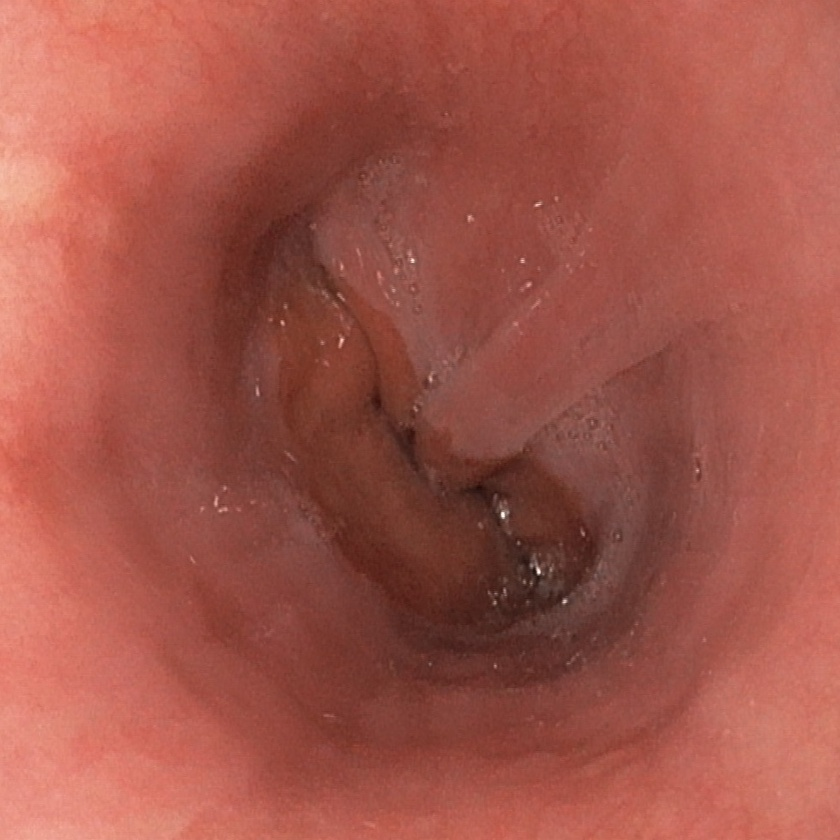
#> input picture filtered_vig_images/clean/00770fe2-9158-468b-bc3b-4a1ff6fd2fea.jpg, 840 x 840 px, shrunk from 984 x 984 before the run
$ python -i filtering.py   (imports and definitions only)   (older library calls are emulated)
#> lines starting #> are read from the running program, lines starting #| are printed output that depends on the picture; after the words box and inside, x2 and y2 are one past the last pixel; in counts of white or black regions, pixels touching at a corner belong together
#> further down, picture is the input picture: shape (840, 840, 3); mean B, G, R 74, 85.4, 161.9
import json
import os
import cv2
import numpy as np

# 1. Đọc danh sách ảnh trùng đã export
# [2 lines not run here, left out]

# 2. Duyệt qua toàn bộ ảnh nguồn để lọc chất lượng (blur, exposure...)
input_dir = "images/1"
output_clean_dir = "filtered_images/clean"
# [1 line not run here, left out]

def crop_circular_roi(image, tol=15):
#> called with tol = 15
    gray = cv2.cvtColor(image, cv2.COLOR_BGR2GRAY)
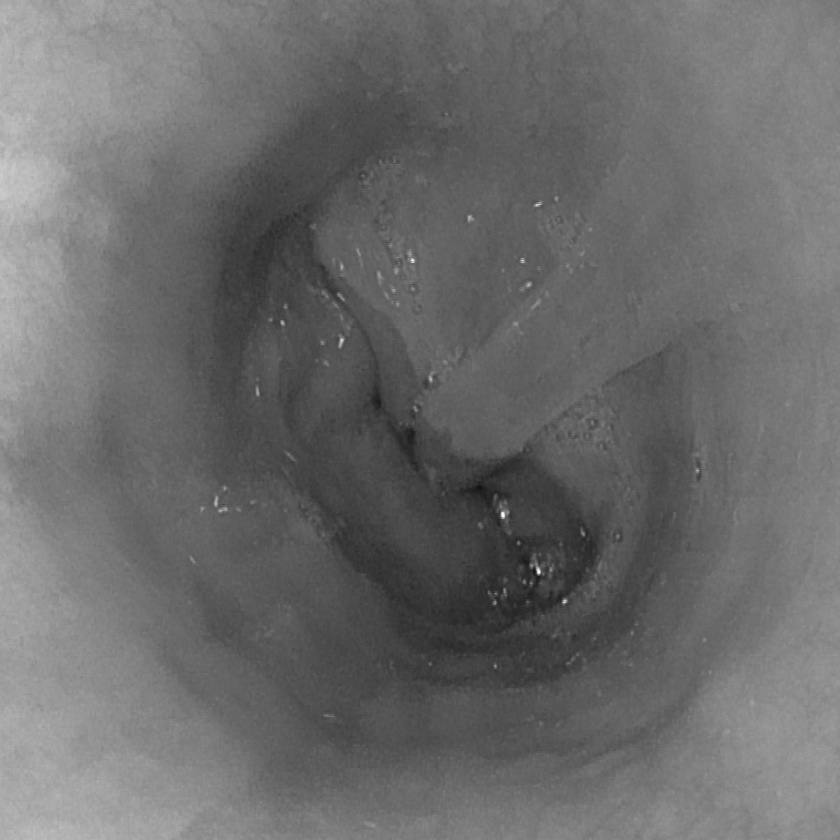
#> gray: shape (840, 840); min 15, max 251, mean 107
    _, mask = cv2.threshold(gray, tol, 255, cv2.THRESH_BINARY)
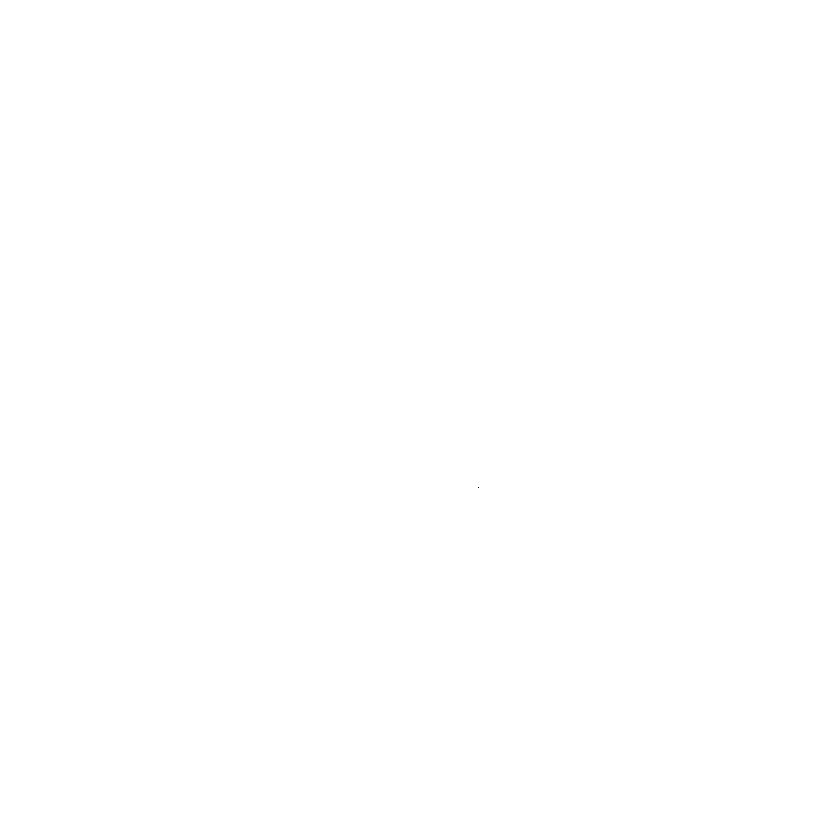
#> mask: shape (840, 840); 100% white; black in thin lines or dots, all inside (x1, y1, x2, y2) = (478, 487, 479, 488)

    # Loại nhiễu nhỏ bằng Closing
    kernel = cv2.getStructuringElement(cv2.MORPH_ELLIPSE, (9, 9))
    mask = cv2.morphologyEx(mask, cv2.MORPH_CLOSE, kernel)
#> mask: shape (840, 840); every value is 255

    contours, _ = cv2.findContours(mask, cv2.RETR_EXTERNAL, cv2.CHAIN_APPROX_SIMPLE)
#> contours = [[[0, 0], [0, 839], [839, 839], [839, 0]]]
    if not contours:
        return image

    largest_contour = max(contours, key=cv2.contourArea)
#> largest_contour = [[0, 0], [0, 839], [839, 839], [839, 0]]
    (cx, cy), radius = cv2.minEnclosingCircle(largest_contour)
#> cx = 419.5; cy = 419.5; radius = 593.3

    # Cạnh của hình vuông nội tiếp bên trong đường tròn: a = r * sqrt(2)
    # Nhân hệ số an toàn 0.95 để đảm bảo không bị chạm mép đen
    side = int(radius * 1.4142 * 0.95)
#> side = 797
    half_side = side // 2
#> half_side = 398

    h, w = image.shape[:2]
#> h = 840; w = 840
    x1 = max(0, int(cx - half_side))
#> x1 = 21
    y1 = max(0, int(cy - half_side))
#> y1 = 21
    x2 = min(w, int(cx + half_side))
#> x2 = 817
    y2 = min(h, int(cy + half_side))
#> y2 = 817

    # Trả về ảnh đã cắt sạch mép
    cropped = image[y1:y2, x1:x2]
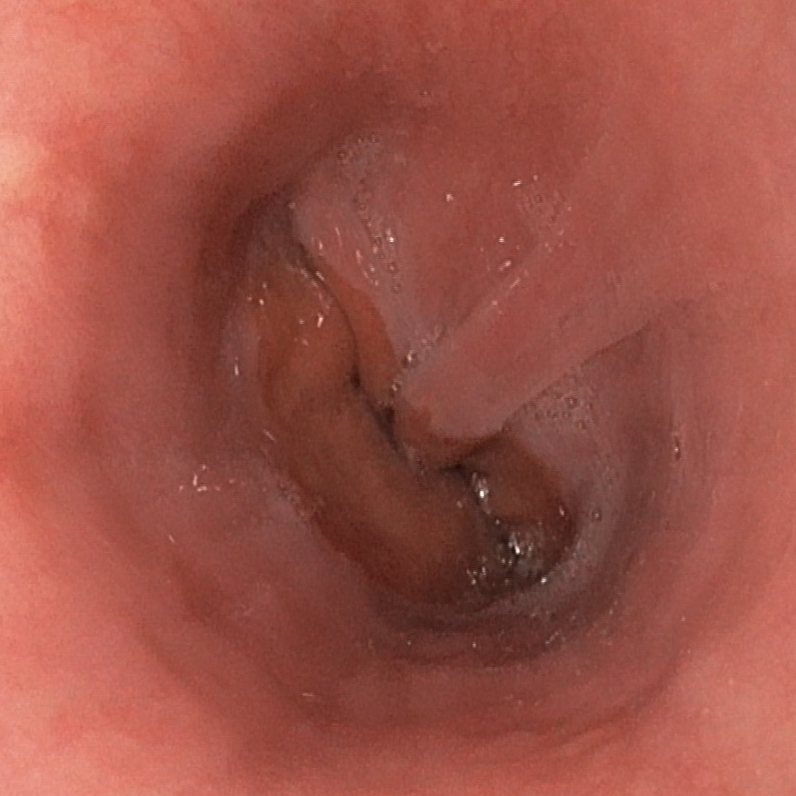
#> cropped: shape (796, 796, 3); mean B, G, R 71, 82.1, 157
    return cropped if cropped.size > 0 else image

# [21 lines not run here, left out]

def evaluate_image_quality(cropped_image, blur_threshold=100.0, max_highlight_ratio=0.08):
    """
    Đầu vào là ảnh đã được cắt bỏ viền đen
    """
    gray = cv2.cvtColor(cropped_image, cv2.COLOR_BGR2GRAY)

    # 1. Phát hiện đốm chói lóa (Specular Highlights)
    hsv = cv2.cvtColor(cropped_image, cv2.COLOR_BGR2HSV)
    v_channel = hsv[:, :, 2]
    highlight_mask = v_channel > 240

    highlight_ratio = np.sum(highlight_mask) / (cropped_image.shape[0] * cropped_image.shape[1])
    if highlight_ratio > max_highlight_ratio:
        # Loại nếu diện tích phản quang/chói sáng quá lớn (> 8%)
        return False, 0.0, f"Over-exposed / Specular: {highlight_ratio:.2%}"

    # 2. Tính Laplacian chỉ trên vùng niêm mạc hợp lệ (loại pixel chói và pixel quá tối)
    valid_tissue_mask = (gray > 20) & (~highlight_mask)
    if np.sum(valid_tissue_mask) < 0.2 * gray.size:
        return False, 0.0, "Too few valid pixels"

    laplacian = cv2.Laplacian(gray, cv2.CV_64F)
    # Lấy các giá trị Laplacian nằm trong vùng mô hợp lệ
    lap_vals = laplacian[valid_tissue_mask]
    blur_score = float(np.var(lap_vals))

    is_sharp = blur_score >= blur_threshold
    return is_sharp, blur_score, "Passed" if is_sharp else "Blurry"

input_dir_vignetted = "filtered_images/clean"
output_clean_dir = "filtered_vig_images/clean"
# [19 lines not run here, left out]

>>> import cv2
>>> picture = cv2.imread('../filtered_vig_images/clean/00770fe2-9158-468b-bc3b-4a1ff6fd2fea.jpg')
>>> result = crop_circular_roi(picture)

$ run again, on filtered_vig_images/clean/5826854b-7d68-474e-8e31-bcbd48e4a7cc.jpg
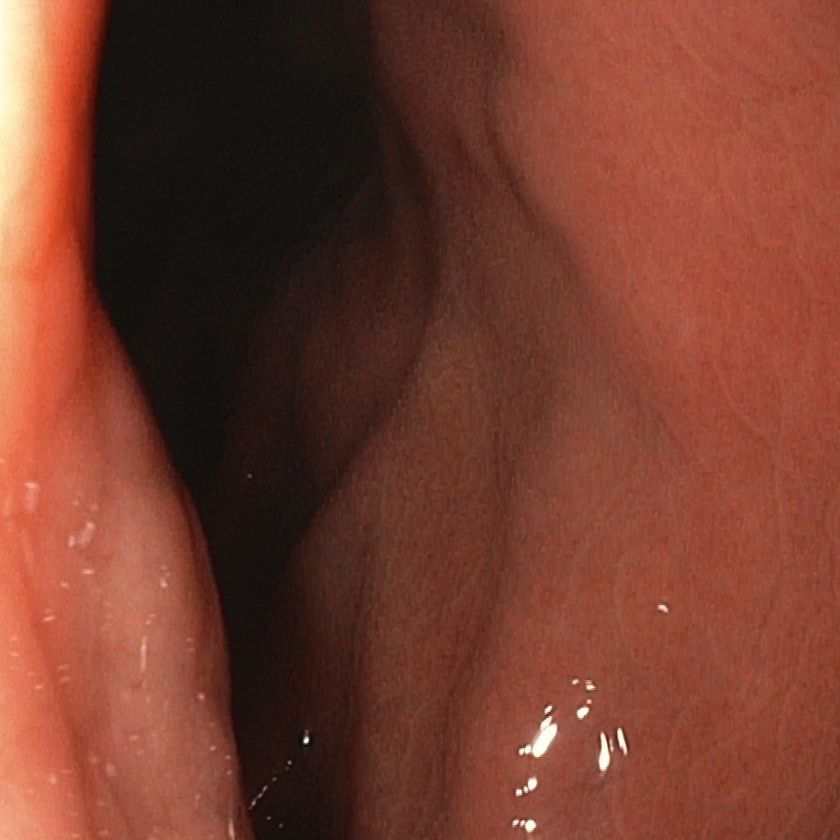
#> input picture filtered_vig_images/clean/5826854b-7d68-474e-8e31-bcbd48e4a7cc.jpg, 840 x 840 px, shrunk from 984 x 984 before the run
#> picture is the input picture: shape (840, 840, 3); mean B, G, R 46.8, 61.2, 117.8
#> in crop_circular_roi, `_, mask = cv2.threshold(gray, tol, 255, cv2.THRESH_BINARY)`:
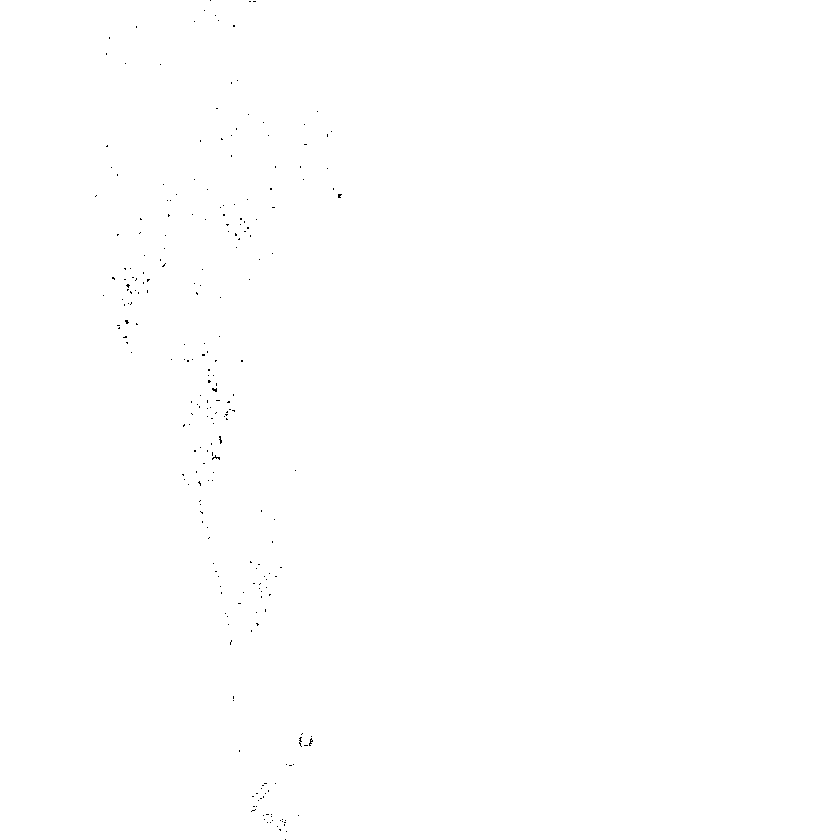
#> mask: shape (840, 840); 99.9% white; black in thin lines or dots, all inside (x1, y1, x2, y2) = (95, 0, 342, 840)
#> contours = [[[0, 0], [0, 839], [839, 839], [839, 0]]]
#> largest_contour = [[0, 0], [0, 839], [839, 839], [839, 0]]
#> cx = 419.5; radius = 593.3
#> side = 797
#> half_side = 398
#> x1 = 21
#> x2 = 817
#> in crop_circular_roi, `cropped = image[y1:y2, x1:x2]`:
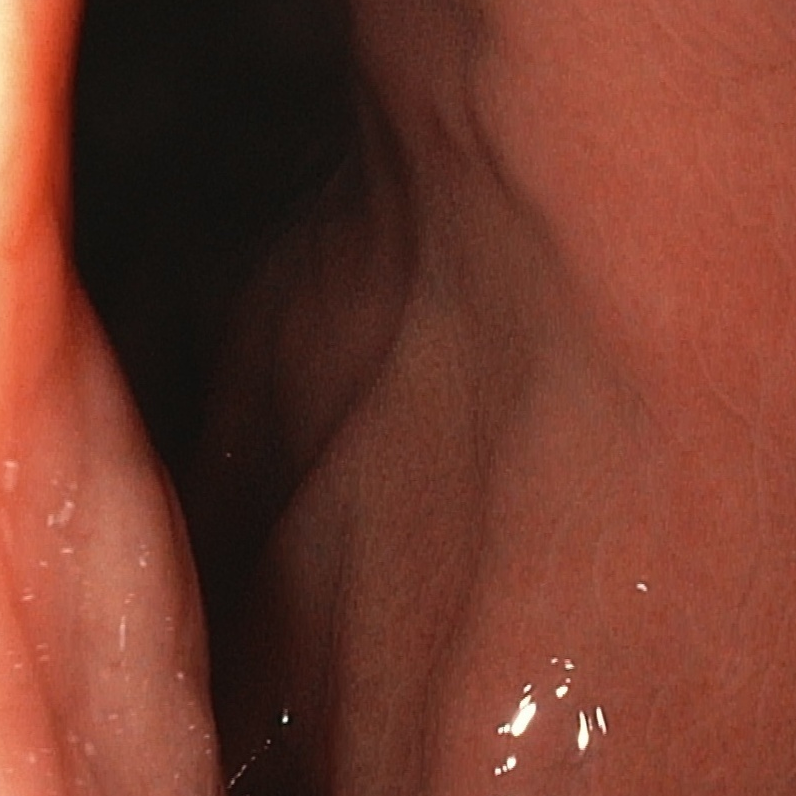
#> cropped: shape (796, 796, 3); mean B, G, R 44.5, 58.2, 113.5

$ run again, on filtered_vig_images/clean/6c51a8d7-a9ed-4f73-b9e3-d0621f960721.jpg
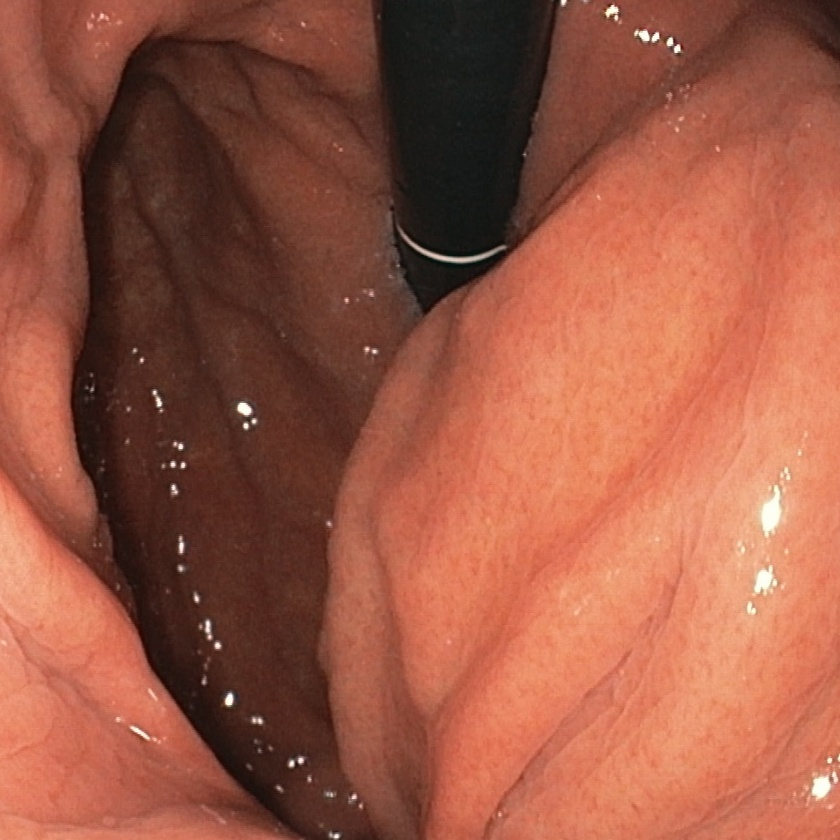
#> input picture filtered_vig_images/clean/6c51a8d7-a9ed-4f73-b9e3-d0621f960721.jpg, 840 x 840 px, shrunk from 984 x 984 before the run
#> picture is the input picture: shape (840, 840, 3); mean B, G, R 68, 87.9, 155.3
#> in crop_circular_roi, `gray = cv2.cvtColor(image, cv2.COLOR_BGR2GRAY)`:
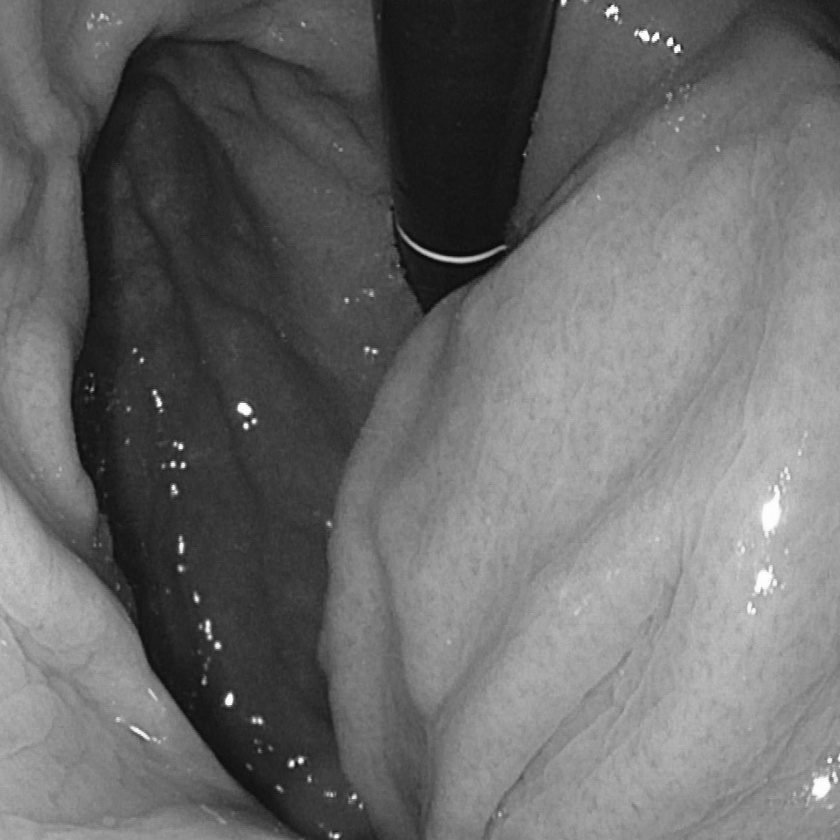
#> gray: shape (840, 840); min 7, max 254, mean 105.8
#> contours = [[[0, 0], [0, 839], [839, 839], [839, 0]]]
#> largest_contour = [[0, 0], [0, 839], [839, 839], [839, 0]]
#> cx = 419.5; radius = 593.3
#> side = 797
#> half_side = 398
#> x1 = 21
#> x2 = 817
#> in crop_circular_roi, `cropped = image[y1:y2, x1:x2]`:
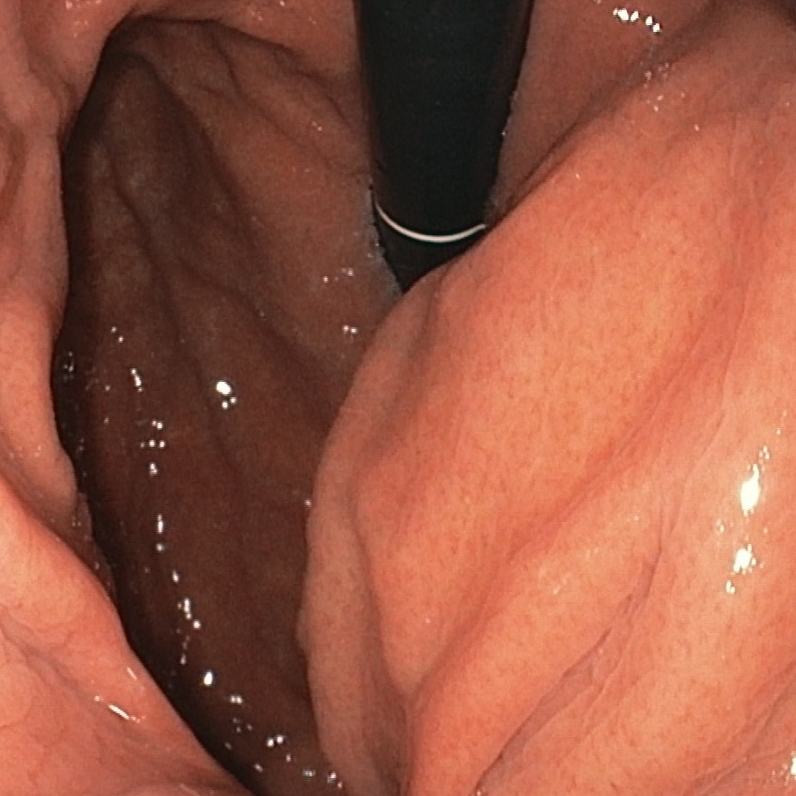
#> cropped: shape (796, 796, 3); mean B, G, R 66.9, 86.8, 153.3
